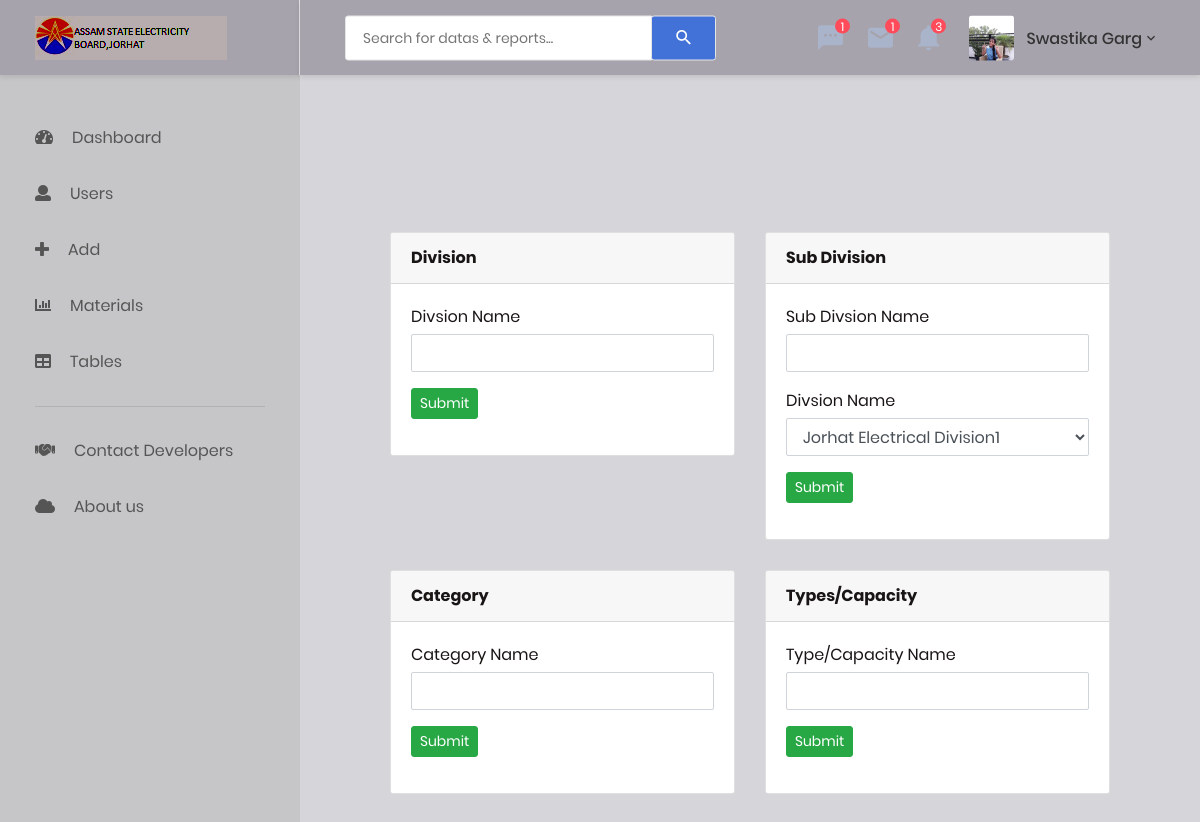
The page /adition.php (signed in) on the database its author committed.
### tables this page shows
CREATE TABLE `users` (
  `userid` int(11) NOT NULL,
  `usertypes` int(11) NOT NULL,
  `username` varchar(30) NOT NULL,
  `password` varchar(255) NOT NULL,
  `userpic` varchar(100) NOT NULL,
  `firstname` varchar(50) NOT NULL,
  `lastname` varchar(50) NOT NULL,
  `gender` tinyint(4) NOT NULL,
  `dob` date NOT NULL,
  `phone` bigint(20) NOT NULL,
  `email` varchar(50) NOT NULL,
  `country` varchar(30) NOT NULL,
  `state` varchar(30) NOT NULL,
  `city` varchar(30) NOT NULL,
  `pincode` int(11) NOT NULL,
  `divid` int(11) NOT NULL,
  `designation` varchar(30) NOT NULL
);

### adition.php (the view, shortened to what this page needs)
<?php
include('header.php');
include('conn.php');
?>
<div class="main-content">
                <div class="section__content section__content--p30">
                    <div class="container-fluid">
                        <div class="row">
                            <div class="col-lg-6">
                                <div class="card">
                                <div class="card-header">
                                        <strong>Division</strong>
                                    </div>
                                    <div class="card-body">
                                        <form action="division.php" method="post" novalidate="novalidate">
                                            <div class="form-group">
                                                <label for="cc-payment" class="control-label mb-1">Divsion Name</label>
                                                <input type="text" id="company" placeholder="" class="form-control" name="divname">
                                            </div>
                                            <div class="form-actions form-group">
                                                <button type="submit" class="btn btn-success btn-sm">Submit</button>
                                            </div>
                                        </form>
                                    </div>
                                </div>
                            </div>
                            <div class="col-lg-6">
                                <div class="card">
                                    <div class="card-header">
                                        <strong>Sub Division</strong>
                                    </div>
                                    <div class="card-body ">
                                    <form action="subdivision.php" method="post" novalidate="novalidate">
                                            <div class="form-group">
                                                <label for="cc-payment" class="control-label mb-1"> Sub Divsion Name</label>
                                                <input type="text" id="company" placeholder="" class="form-control" name="sdivname">
                                            </div>
                                            <div class="form-group">
                                                <label for="cc-payment" class="control-label mb-1">Divsion Name</label>
                                                <select  name="divid" id="select" class="form-control">
                                                    <?php
                                                        $rs=mysqli_query($conn,"select * from division");
                                                        while($row=mysqli_fetch_array($rs))
                                                        {
                                                        ?>
                                                        <option value="<?php echo $row['divid'] ?>"><?php echo $row['divname'] ?></option>
                                                        <?php
                                                            }
                                                            ?>
                                                            </select>
                                            </div>
                                            <div class="form-actions form-group">
                                                <button type="submit" class="btn btn-success btn-sm">Submit</button>
                                            </div>
                                        </form>
                                    </div>
                                </div>
                            </div>
                            <div class="col-lg-6">
                                <div class="card">
                                    <div class="card-header">
                                        <strong>Category</strong>
                                    </div>
                                    <div class="card-body ">
                                    <form action="category.php" method="post" novalidate="novalidate">
                                            <div class="form-group">
                                                <label for="cc-payment" class="control-label mb-1"> Category Name</label>
                                                <input type="text" id="company" placeholder="" class="form-control" name="catname">
                                            </div>
                                            <div class="form-actions form-group">
                                                <button type="submit" class="btn btn-success btn-sm">Submit</button>
                                            </div>
                                        </form>
                                    </div>
                                </div>
                            </div>
                            <div class="col-lg-6">
                                <div class="card">
                                    <div class="card-header">
                                        <strong>Types/Capacity</strong>
                                    </div>
                                    <div class="card-body ">
                                    <form action="type.php" method="post" novalidate="novalidate">
                                            <div class="form-group">
                                                <label for="cc-payment" class="control-label mb-1"> Type/Capacity Name</label>
                                                <input type="text" id="company" placeholder="" class="form-control" name="type">
                                            </div>
                                            <div class="form-actions form-group">
                                                <button type="submit" class="btn btn-success btn-sm">Submit</button>
                                            </div>
                                        </form>
                                    </div>
                                </div>
                            </div>
                    </div>
                </div>
            </div>

### header.php (shortened to what this page needs)
<?php
$sesid=$_SESSION['userid'];
$sesusertype=$_SESSION['usertypes'];
?>
<?php
    include('conn.php');
    $rs=mysqli_query($conn, "select * from users where userid='$sesid' ");
?>
<!DOCTYPE html>
<html lang="en">
<head>
    <link href="css/font-face.css" rel="stylesheet" media="all">
    <link href="test.css" rel="stylesheet" media="all">
    <link href="vendor/font-awesome-4.7/css/font-awesome.min.css" rel="stylesheet" media="all">
    <link href="vendor/font-awesome-5/css/fontawesome-all.min.css" rel="stylesheet" media="all">
    <link href="vendor/mdi-font/css/material-design-iconic-font.min.css" rel="stylesheet" media="all">
    <link href="vendor/bootstrap-4.1/bootstrap.min.css" rel="stylesheet" media="all">
    <link href="vendor/animsition/animsition.min.css" rel="stylesheet" media="all">
    <link href="vendor/bootstrap-progressbar/bootstrap-progressbar-3.3.4.min.css" rel="stylesheet" media="all">
    <link href="vendor/wow/animate.css" rel="stylesheet" media="all">
    <link href="vendor/css-hamburgers/hamburgers.min.css" rel="stylesheet" media="all">
    <link href="vendor/slick/slick.css" rel="stylesheet" media="all">
    <link href="vendor/select2/select2.min.css" rel="stylesheet" media="all">
    <link href="vendor/perfect-scrollbar/perfect-scrollbar.css" rel="stylesheet" media="all">
    <link href="css/theme.css" rel="stylesheet" media="all">
</head>
<body class="animsition">
    <div class="page-wrapper">
        <aside class="menu-sidebar d-none d-lg-block">
            <div class="logo">
                <a href="#">
                    <img src="images/icon/apdcllogo.png" alt="Cool Admin" />
                </a>
            </div>
            <div class="menu-sidebar__content js-scrollbar1">
                <nav class="navbar-sidebar">
                    <ul class="list-unstyled navbar__list">
                    <li class="has-sub">
                            <a class="js-arrow" href="show.php">
                                <i class="fas fa-tachometer-alt"></i>Dashboard</a>
                        </li>
                        <?php
                                        if($sesusertype==1){
                                            echo '<li>
                                            <a href="user.php">
                                                    <i class="fas fa-user"></i>Users</a>
                                            </li>';
                                           echo  '<li>
                                                <a href="adition.php">
                                                        <i class="fas fa-plus"></i>Add</a>
                                                </li>';
                                        }
                                    ?>
                        <li class="has-sub">
                            <a class="js-arrow" href="#">
                                <i class="fas fa-chart-bar"></i>Materials</a>
                       </li>
                        <li class="has-sub">
                            <a class="js-arrow" href="#">
                                <i class="fas fa-table"></i>Tables</a>
                        </li>
                    </ul>
                    <hr>
                    <ul class="list-unstyled navbar__list">
                    <li class="has-sub">
                            <a class="js-arrow" href="contactdeveloper.php">
                             <i class="fas fa-handshake-o"></i>Contact Developers</a>
                    </li>
                    <li class="has-sub">
                            <a class="js-arrow" href="aboutus.php">
                             <i class="fas fa-cloud"></i>About us</a>
                    </li>
                                    </ul>
                </nav>
            </div>
        </aside>
        <div class="page-container">
            <header class="header-desktop">
                <div class="section__content section__content--p30">
                    <div class="container-fluid">
                        <div class="header-wrap">
                            <form class="form-header" action="" method="POST">
                                <input class="au-input " type="text" onkeyup="showResult(this.value)" name="search" placeholder="Search for datas &amp; reports..." />
                                <button class="au-btn--submit" type="submit">
                                    <i class="zmdi zmdi-search"></i>
                                </button>
                            </form>
                            <div class="header-button">
                                <div class="noti-wrap">
                                    <div class="noti__item js-item-menu">
                                        <i class="zmdi zmdi-comment-more"></i>
                                        <span class="quantity">1</span>
                                    </div>
                                    <div class="noti__item js-item-menu">
                                        <i class="zmdi zmdi-email"></i>
                                        <span class="quantity">1</span>
                                    </div>
                                    <div class="noti__item js-item-menu">
                                        <i class="zmdi zmdi-notifications"></i>
                                        <span class="quantity">3</span>
                                    </div>
                                </div>
                                <div class="account-wrap">
                                    <div class="account-item clearfix js-item-menu">
                                        <div class="image">
                                        <?php
                                        while($row1 = mysqli_fetch_array($rs)){
                                      ?>
                                            <img src="<?php echo $row1['userpic'] ?>" alt="<?php echo $row1['username']?>" />
                                        </div>
                                        <div class="content">
                                      <a class="js-acc-btn" href="#">  <?php echo $row1['firstname']?> <?php echo $row1['lastname']  ?></a>
                                        </div>
                                        <?php } ?>
                                    </div>
                                </div>
                            </div>
                        </div>
                    </div>
                </div>
            </header>
            <div class="main-content">
                <div class="section__content section__content--p30">
                    <div class="container-fluid">
                        <div class="row">
                            <div class="col-md-12">
</body>
</html>

### rows shown on the page
users: userpic (picture), firstname "Swastika", lastname "Garg"

### other values the page prints
form field divid "Jorhat Electrical Division1"
